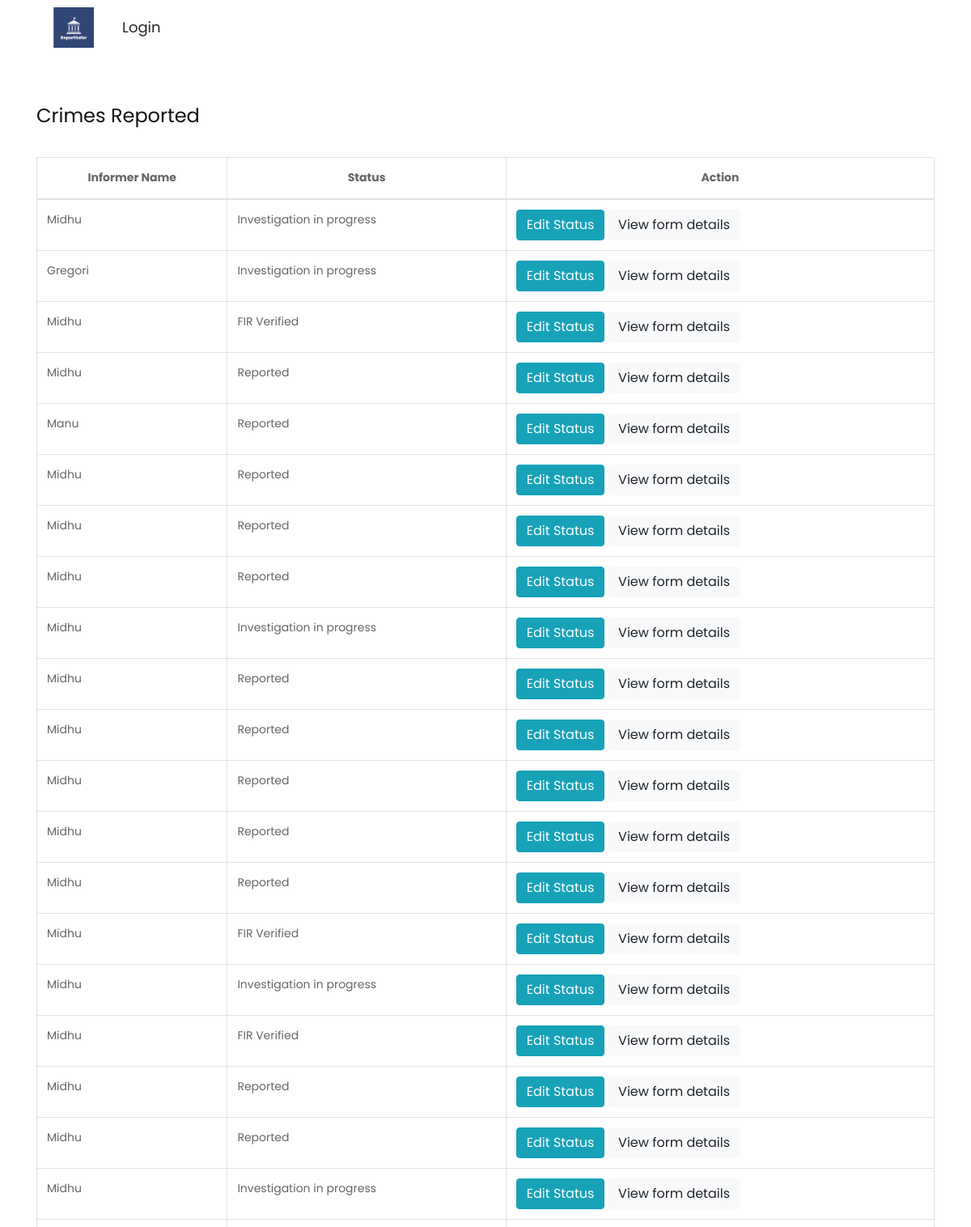
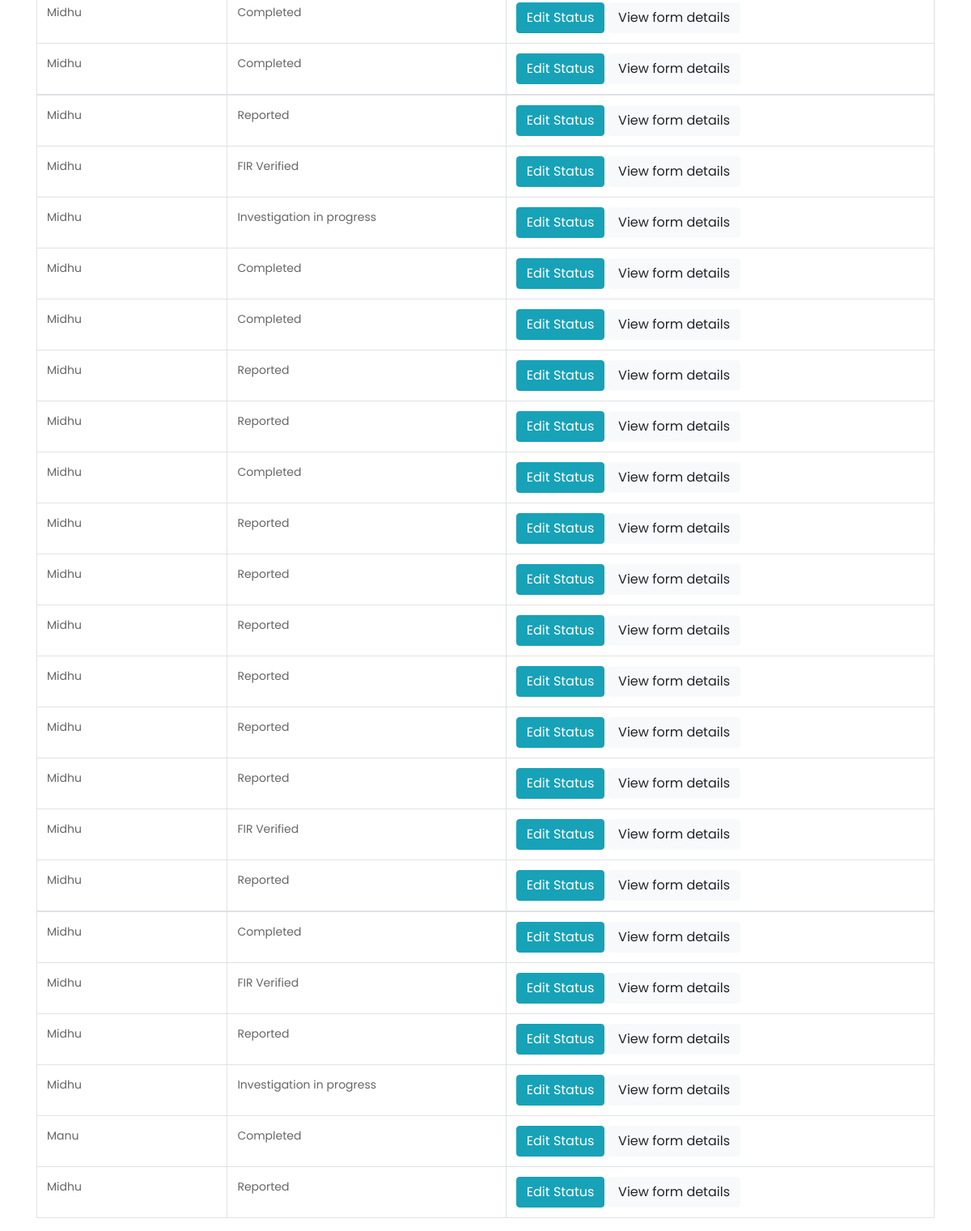
The page /law_update_status/ on the database as committed earlier (2 pictures, top to bottom).
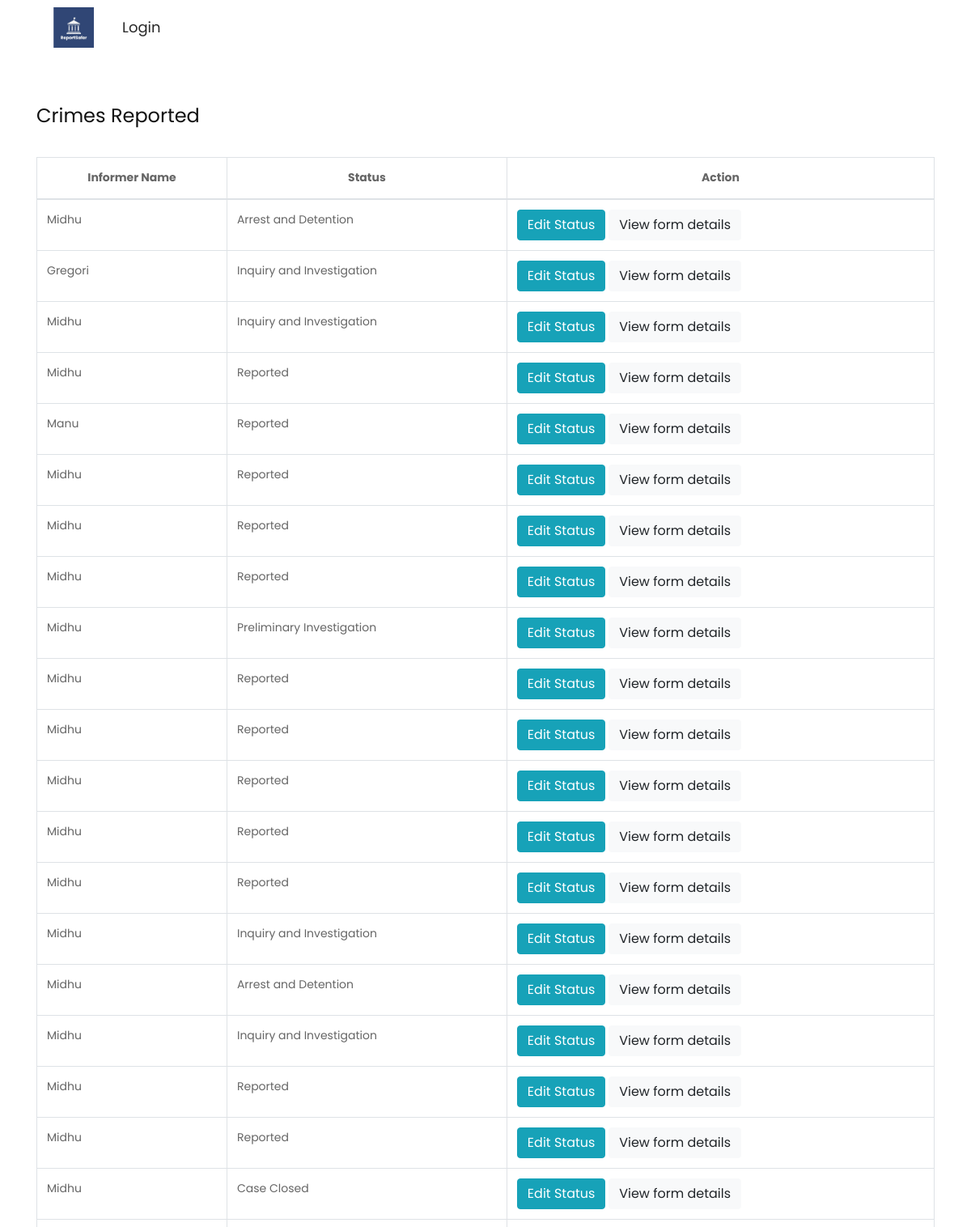
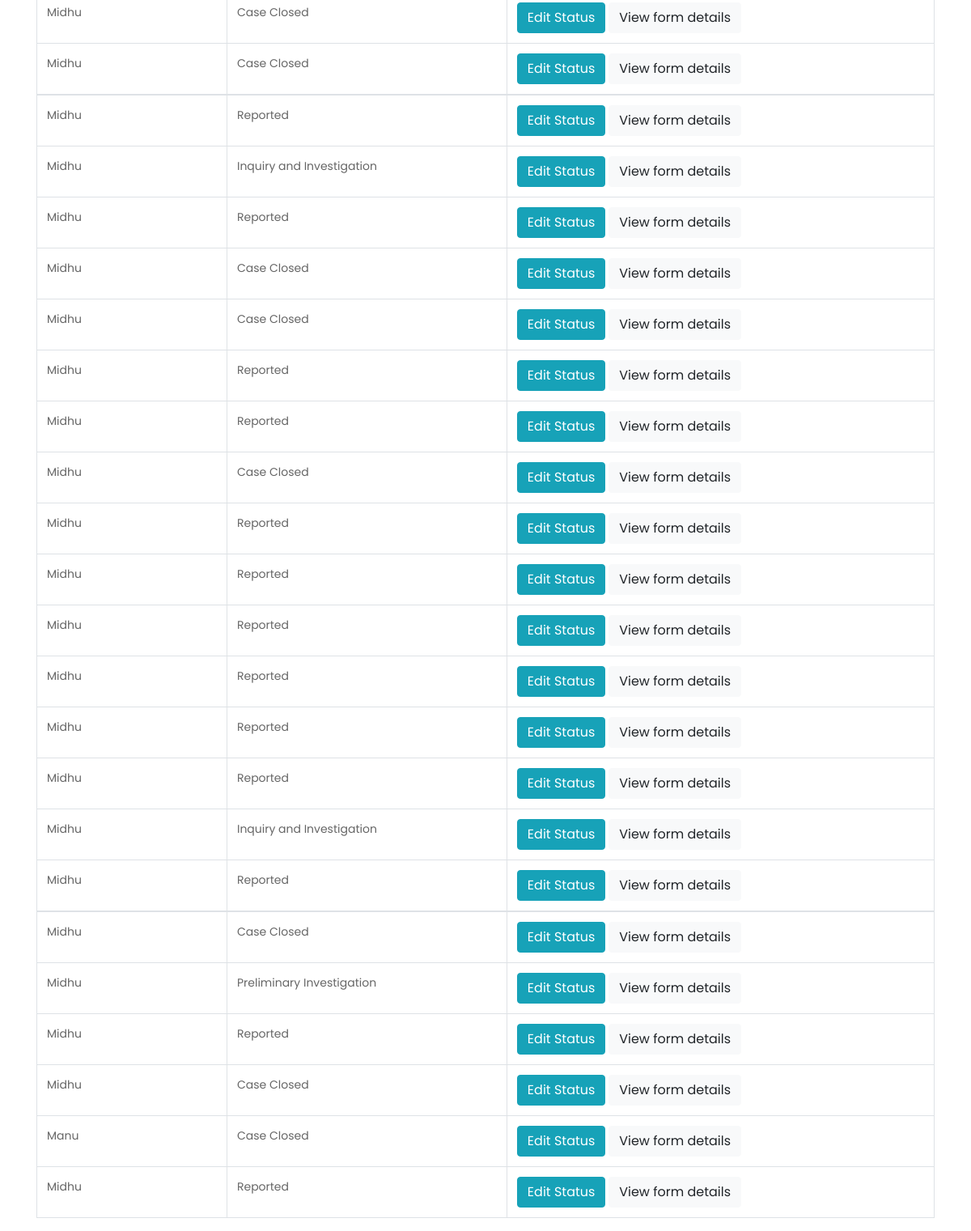
The same page on the database as committed later (2 pictures, top to bottom).
### crimeapp/models.py (models this page shows, shortened)
class CrimeReport(models.Model):
    reporter_name = models.CharField(max_length=100)
    reporter_location = models.CharField(max_length=100)
    spec_location = models.ForeignKey(SpecLoc, on_delete=models.SET_NULL, null=True, blank=True)
    off_type = models.CharField(max_length=100,null=True,blank=True)
    datetime = models.DateTimeField(null=True,blank=True)
    aadhaarno=models.CharField(max_length=12, default='')
    description = models.TextField()
    victimDescription = models.TextField(null=True,blank=True)
    witnessInformation = models.TextField(null=True,blank=True)
    offenderDescription = models.TextField(null=True,blank=True)
    delay = models.TextField(null=True,blank=True)
    list_user=models.ForeignKey(CustomUser,on_delete=models.CASCADE,null=True,blank=True)
    STATUS_CHOICES = (
        ('Reported', 'Reported'),
        ('Preliminary Investigation', 'Preliminary Investigation'),
        ('Inquiry and Investigation', 'Inquiry and Investigation'),
        ('Arrest and Detention', 'Arrest and Detention'),
        ('Case Closed', 'Case Closed'),
    )
    status = models.CharField(max_length=100, choices=STATUS_CHOICES, default='Reported',null=True,blank=True)

class DocReport(models.Model):
    i_name = models.CharField(max_length=100)
    ano=models.CharField(max_length=12, default='')
    email = models.EmailField(null=True,blank=True)
    descri = models.TextField(null=True,blank=True)
    victimDescri = models.TextField(null=True,blank=True)
    witnessInfo = models.TextField(null=True,blank=True)
    delay_report = models.TextField(null=True,blank=True)
    evidence_image = models.FileField(upload_to='evidence_images/',null=True,blank=True)
    list_user=models.ForeignKey(CustomUser,on_delete=models.CASCADE,null=True,blank=True)
    THREAT_CHOICES = [
        ('Yes', 'Yes'),
        ('No', 'No'),
    ]
    threat = models.CharField(
        blank=True,
        max_length=3,
        choices=THREAT_CHOICES,
        default='No',  # You can set the default value to 'No' if desired
        verbose_name='Any kind of Threat or Violence faced'
    )
    STATUS_CHOICES = (
        ('Reported', 'Reported'),
        ('Preliminary Investigation', 'Preliminary Investigation'),
        ('Inquiry and Investigation', 'Inquiry and Investigation'),
        ('Arrest and Detention', 'Arrest and Detention'),
        ('Case Closed', 'Case Closed'),
    )
    status = models.CharField(max_length=100, choices=STATUS_CHOICES, default='Reported',null=True,blank=True)

class PublicReport(models.Model):
    info_name = models.CharField(max_length=100)
    mail = models.EmailField(null=True,blank=True)
    reporter_location = models.CharField(max_length=100)
    spec_location = models.ForeignKey(SpecLoc, on_delete=models.SET_NULL, null=True, blank=True)
    offen_type = models.CharField(max_length=100,null=True,blank=True)
    datetime = models.DateTimeField(null=True,blank=True)
    aadhno=models.CharField(max_length=12, default='')
    description = models.TextField()
    victimDescription = models.TextField(null=True,blank=True)
    witnessInformation = models.TextField(null=True,blank=True)
    offenderDescription = models.TextField(null=True,blank=True)
    delay = models.TextField(null=True,blank=True)
    list_user=models.ForeignKey(CustomUser,on_delete=models.CASCADE,null=True,blank=True)
    STATUS_CHOICES = (
        ('Reported', 'Reported'),
        ('Preliminary Investigation', 'Preliminary Investigation'),
        ('Inquiry and Investigation', 'Inquiry and Investigation'),
        ('Arrest and Detention', 'Arrest and Detention'),
        ('Case Closed', 'Case Closed'),
    )
    status = models.CharField(max_length=100, choices=STATUS_CHOICES, default='Reported')

### crimeapp/views.py (the view)
# urls.py: path('law_update_status/', views.law_update_status, name='law_update_status'),
def law_update_status(request):
    crime_reports = CrimeReport.objects.all()
    doc_reports = DocReport.objects.all()
    public_reports = PublicReport.objects.all()
    data1 = CrimeReport.objects.all()
    data2 = DocReport.objects.all()
    data3 = PublicReport.objects.all()
    return render(request,'law_update_status.html', {
            'crime_reports': crime_reports,
            'doc_reports': doc_reports,
            'public_reports': public_reports,
            'data_from_model1': data1,
            'data_from_model2': data2,
            'data_from_model3': data3,
        })

### templates/law_update_status.html (shortened to what the changed rows need)
{% load static %}
<!DOCTYPE html>
<html lang="en">
   <head>
      <link rel="stylesheet" type="text/css" href="{% static 'css/bootstrap.min.css' %}">
      <link rel="stylesheet" type="text/css" href="{% static 'css/style.css' %}">
      <link rel="stylesheet" href="{% static 'css/responsive.css' %}">
      <link rel="stylesheet" href="{% static 'css/jquery.mCustomScrollbar.min.css' %}">
      <link rel="stylesheet" href="https://netdna.bootstrapcdn.com/font-awesome/4.0.3/css/font-awesome.css">
      <link href="https://cdnjs.cloudflare.com/ajax/libs/owl-carousel/1.3.3/owl.carousel.css" rel="stylesheet" />
    </head>
   <body style='font-family:Poppins,sans-serif;'>
<br><br><br><br>
    <div class="container">
        <h1 class="mt-4 mb-4">Crimes Reported</h1>
        <table class="table table-bordered">
            <thead>
                <tr>
                    <th>Informer Name</th>
                    <th>Status</th>
                    <th>Action</th>
                </tr>
            </thead>
            <tbody>
                {% for report in crime_reports %}
                <tr>
                    <td>{{ report.reporter_name }}</td>
                    <td>{{ report.status }}</td>
                    <td>
                        <button class="btn btn-info edit-button" data-toggle="modal" data-target="#editModal{{ report.id }}" data-doc-id="{{ report.id }}">Edit Status</button>
                        <a href="{% url 'view_crime' report.id %}"><button class="btn btn-light edit-button" >View form details</button></a><input type="hidden" name="doc_id" id="docId{{ report.id }}" value="{{ report.id }}">
                    </td>
                </tr>
                {% endfor %}
            <tbody>
                {% for report in doc_reports %}
                <tr>
                    <td>{{ report.i_name }}</td>
                    <td>{{ report.status }}</td>
                    <td>
                        <button class="btn btn-info edit-button" data-toggle="modal" data-target="#editModal{{ report.id }}">Edit Status</button>
                        <a href="{% url 'view_doc' report.id %}"><button class="btn btn-light edit-button" >View form details</button></a><input type="hidden" id="currentStatus{{ report.id }}" value="{{ report.status }}">
                    </td>
                </tr>
                {% endfor %}
            </tbody>
            <tbody>
                {% for report in public_reports %}
                <tr>
                    <td>{{ report.info_name }}</td>
                    <td>{{ report.status }}</td>
                    <td>
                        <button class="btn btn-info edit-button" data-toggle="modal" data-target="#editModalP{{ report.id }}">Edit Status</button>
                        <a href="{% url 'view_public' report.id %}"><button class="btn btn-light edit-button">View form details</button></a>
                    </td>
                </tr>
                {% endfor %}
            </tbody>
        </table>
    </div>
</body>
</html>

Rows that differ between the two databases and show on the page:
changed CrimeReport (number 1 of 22 on the later page): status "Investigation in progress" → "Arrest and Detention"
changed CrimeReport "Gregori": status "Investigation in progress" → "Inquiry and Investigation"
changed CrimeReport (number 3 of 22 on the later page): status "FIR Verified" → "Inquiry and Investigation"
changed CrimeReport: status "Investigation in progress" → "Preliminary Investigation"
changed CrimeReport (number 15 of 22 on the later page): status "FIR Verified" → "Inquiry and Investigation"
changed CrimeReport (number 16 of 22 on the later page): status "Investigation in progress" → "Arrest and Detention"
changed CrimeReport (number 17 of 22 on the later page): status "FIR Verified" → "Inquiry and Investigation"
changed CrimeReport (number 20 of 22 on the later page): status "Investigation in progress" → "Case Closed"
changed CrimeReport (number 21 of 22 on the later page): status "Completed" → "Case Closed"
changed CrimeReport (number 22 of 22 on the later page): status "Completed" → "Case Closed"
changed DocReport (number 2 of 16 on the later page): status "FIR Verified" → "Inquiry and Investigation"
changed DocReport (number 3 of 16 on the later page): status "Investigation in progress" → "Reported"
changed DocReport (number 4 of 16 on the later page): status "Completed" → "Case Closed"
changed DocReport (number 5 of 16 on the later page): status "Completed" → "Case Closed"
changed DocReport (number 8 of 16 on the later page): status "Completed" → "Case Closed"
changed DocReport (number 15 of 16 on the later page): status "FIR Verified" → "Inquiry and Investigation"
changed PublicReport (number 1 of 6 on the later page): status "Completed" → "Case Closed"
changed PublicReport: status "FIR Verified" → "Preliminary Investigation"
changed PublicReport (number 4 of 6 on the later page): status "Investigation in progress" → "Case Closed"
changed PublicReport "Manu": status "Completed" → "Case Closed"
